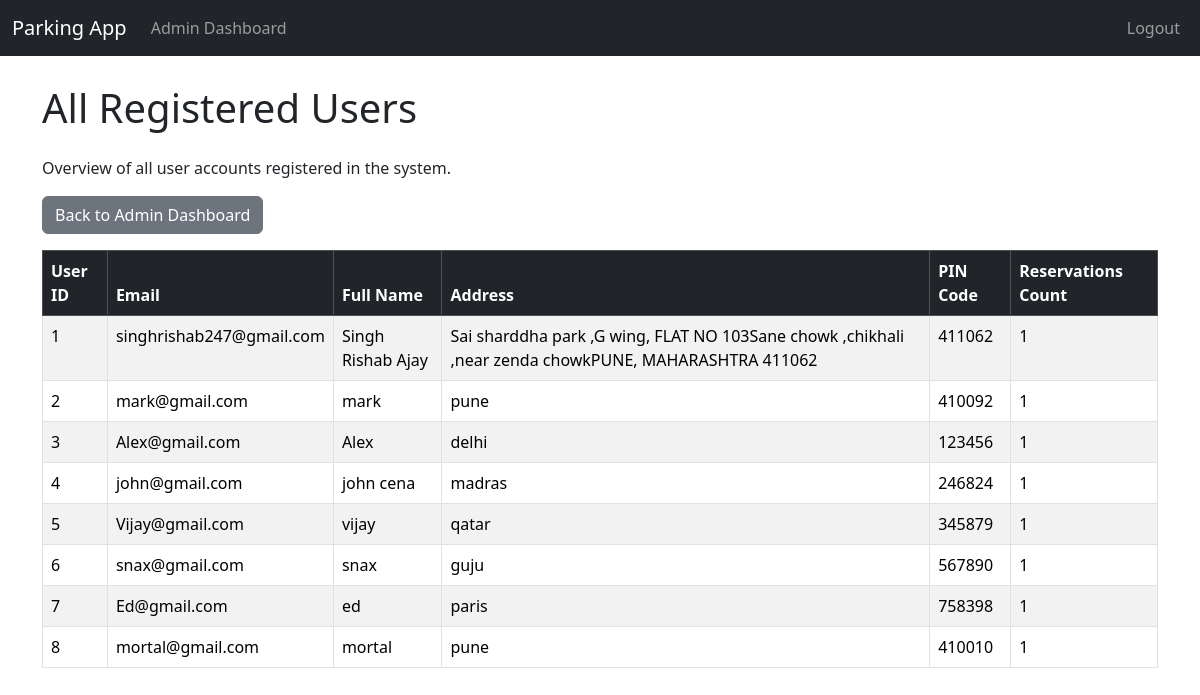
The app's page /admin/users (signed in) with its own data.
### project_app/models.py (models this page shows, shortened)
class User(db.Model, UserMixin):
    id = db.Column(db.Integer, primary_key=True)
    email_id = db.Column(db.String(120), nullable=False, unique=True)
    password_hash = db.Column(db.String(255), nullable=False)
    fullname = db.Column(db.String(120))
    address = db.Column(db.String(200))
    pin_code = db.Column(db.String(10))
    reservations = db.relationship('Reservation', backref='reserving_user',cascade='all, delete-orphan',lazy=True)
    user_occupied_spot = db.relationship('ParkingSpot', backref='occupied_by_user', uselist=False, foreign_keys='ParkingSpot.user_id',lazy=True)

### project_app/routes.py (the view)
@main.route('/admin/users')
@login_required
def admin_view_users():
    if not isinstance(current_user, Admin):
        flash('You must be an administrator to access this page.','danger')
        return redirect(url_for('main.user_dashboard'))
    all_users = User.query.order_by(User.id.asc()).all()
    return render_template('admin_view_users.html', all_users_data=all_users)

### project_app/templates/admin_view_users.html (shortened to what this page needs)
{% extends "base.html" %}
{% block content %}
    <h1 class="mb-4">All Registered Users</h1>
    <p>Overview of all user accounts registered in the system.</p>
    <a href="{{ url_for('main.admin_dashboard') }}" class="btn btn-secondary mb-3">Back to Admin Dashboard</a>
    {% if all_users_data %}
        <div class="table-responsive">
            <table class="table table-striped table-bordered">
                <thead class="table-dark">
                    <tr>
                        <th>User ID</th>
                        <th>Email</th>
                        <th>Full Name</th>
                        <th>Address</th>
                        <th>PIN Code</th>
                        <th>Reservations Count</th>
                    </tr>
                </thead>
                <tbody>
                    {% for user in all_users_data %}
                        <tr>
                            <td>{{ user.id }}</td>
                            <td>{{ user.email_id }}</td>
                            <td>{{ user.fullname }}</td>
                            <td>{{ user.address }}</td>
                            <td>{{ user.pin_code }}</td>
                            <td>{{ user.reservations|length }}</td>
                        </tr>
                    {% endfor %}
                </tbody>
            </table>
        </div>
    {% else %}
        <p>No registered users found yet.</p>
    {% endif %}
{% endblock %}

### project_app/templates/base.html (style rules this page uses)
body { padding-top:60px; }

### records on screen
User: id "1", email_id "singhrishab247@gmail.com", fullname "Singh Rishab Ajay", address "Sai sharddha park ,G wing, FLAT NO 103Sane chowk ,chikhali ,near zenda chowkPUNE, MAHARASHTRA 411062", pin_code "411062", reservations|length "1"
User: id "2", email_id "mark@gmail.com", fullname "mark", address "pune", pin_code "410092", reservations|length "1"
User: id "3", email_id "Alex@gmail.com", fullname "Alex", address "delhi", pin_code "123456", reservations|length "1"
User: id "4", email_id "john@gmail.com", fullname "john cena", address "madras", pin_code "246824", reservations|length "1"
User: id "5", email_id "Vijay@gmail.com", fullname "vijay", address "qatar", pin_code "345879", reservations|length "1"
User: id "6", email_id "snax@gmail.com", fullname "snax", address "guju", pin_code "567890", reservations|length "1"
User: id "7", email_id "Ed@gmail.com", fullname "ed", address "paris", pin_code "758398", reservations|length "1"
User: id "8", email_id "mortal@gmail.com", fullname "mortal", address "pune", pin_code "410010", reservations|length "1"
